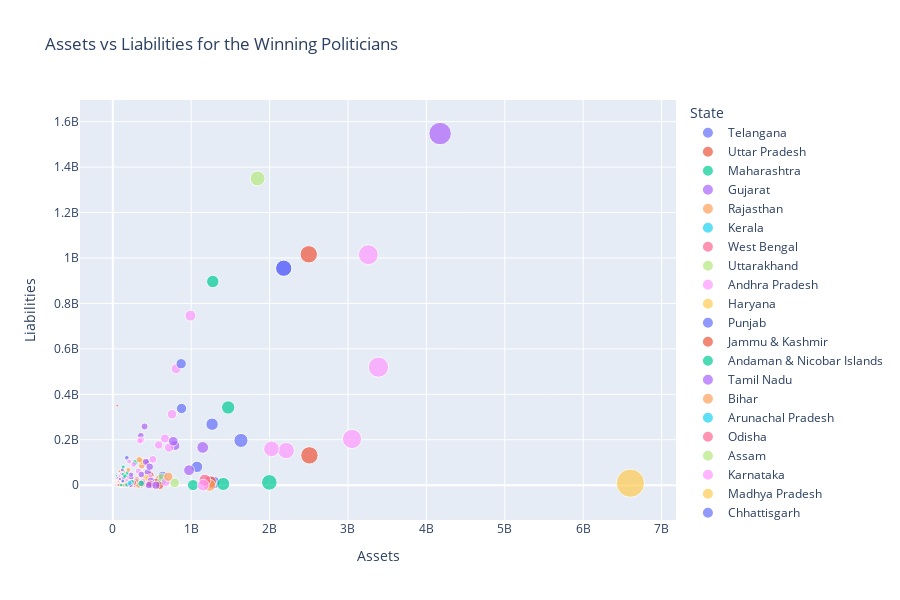

Source (notebook cell):
### Code cell
fig = px.scatter(candidate_2019[candidate_2019["Winner"]==1], x='Assets', y='Liabilities', 
                 color='State',size='Assets', 
                 height=600,
                 hover_data=(['Name','Party','Constituency','State','Winner']),
                 title='Assets vs Liabilities for the Winning Politicians')
fig.show()
